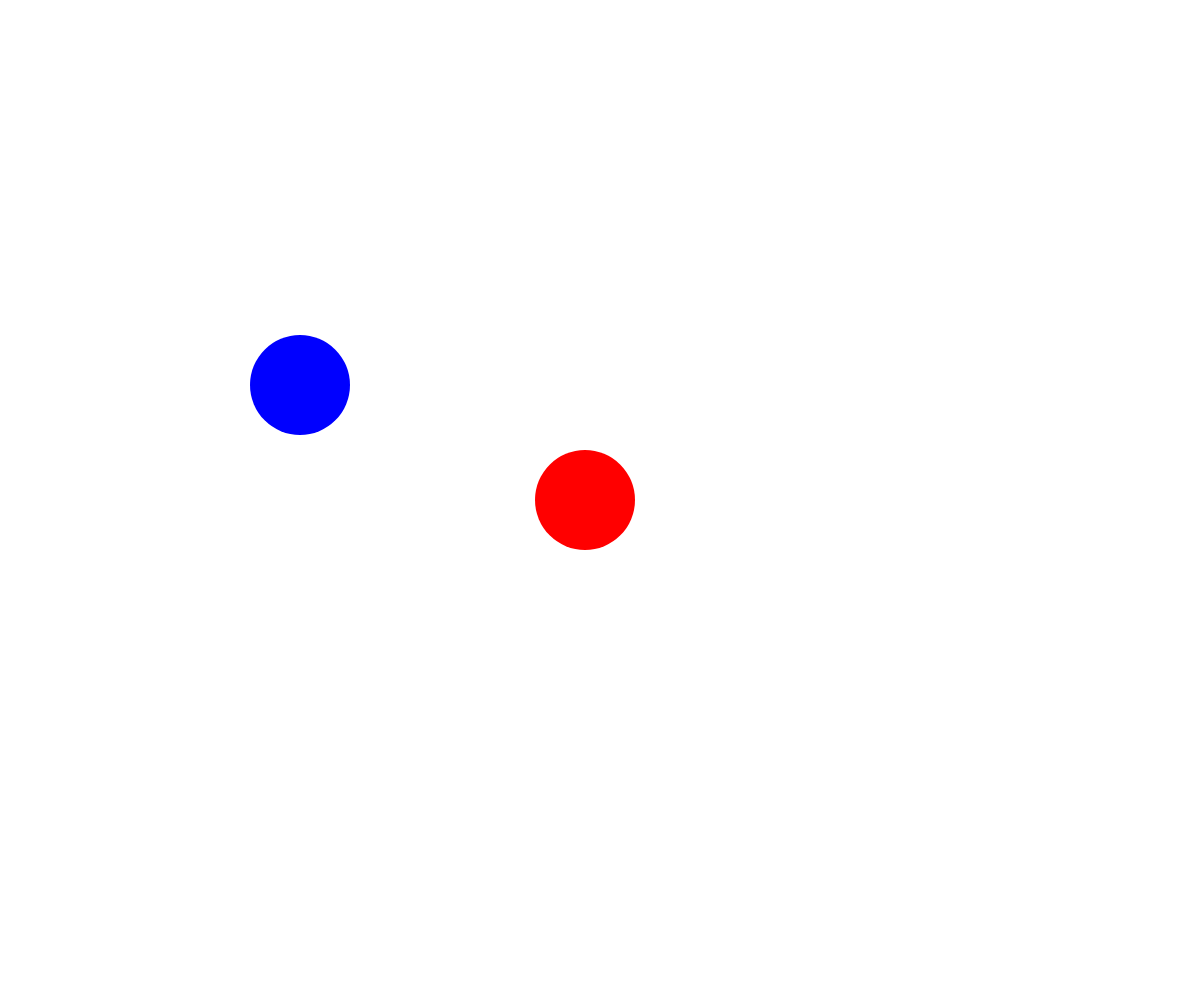
Frame 1 (no input)
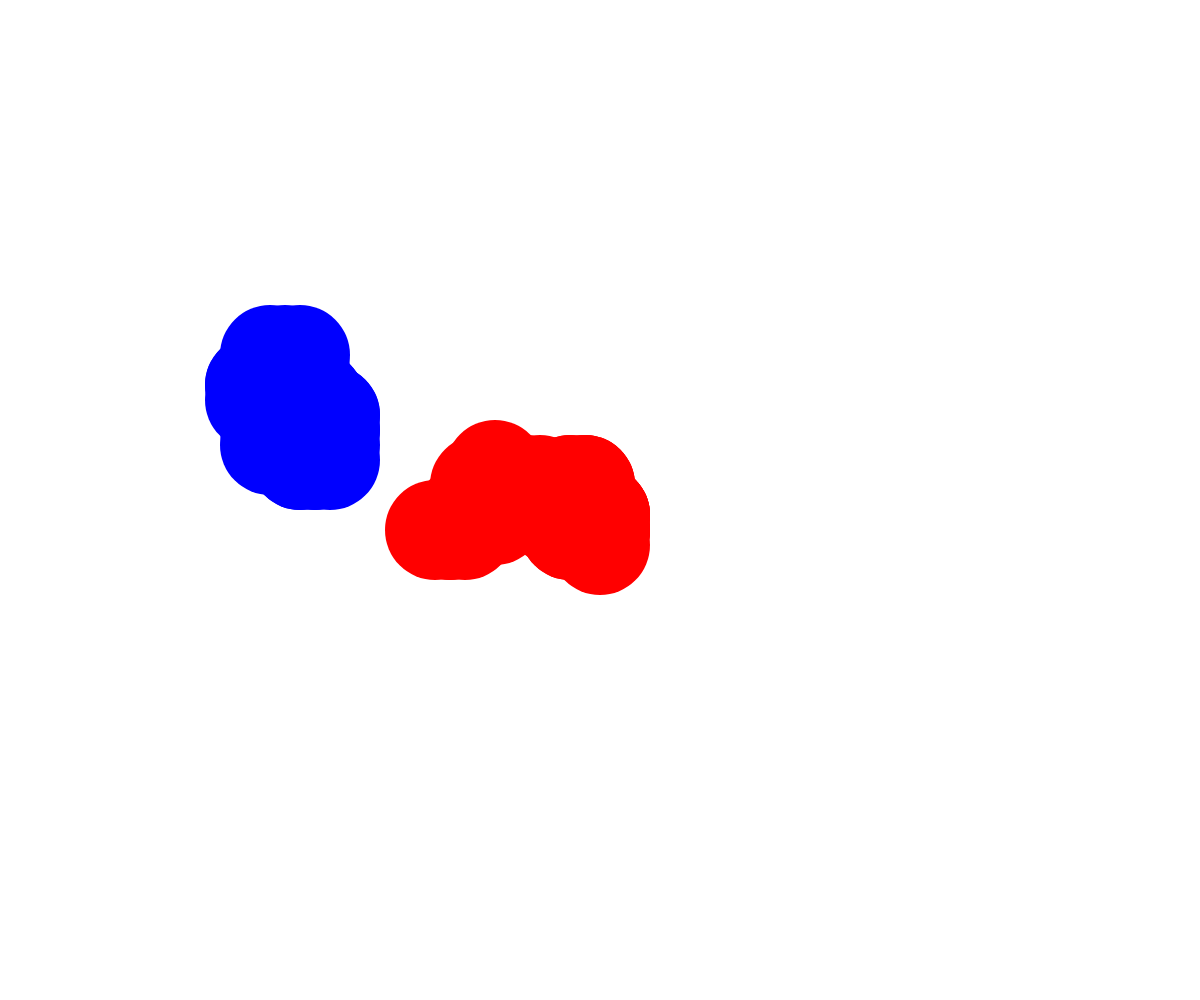
Frame 60 (no input)
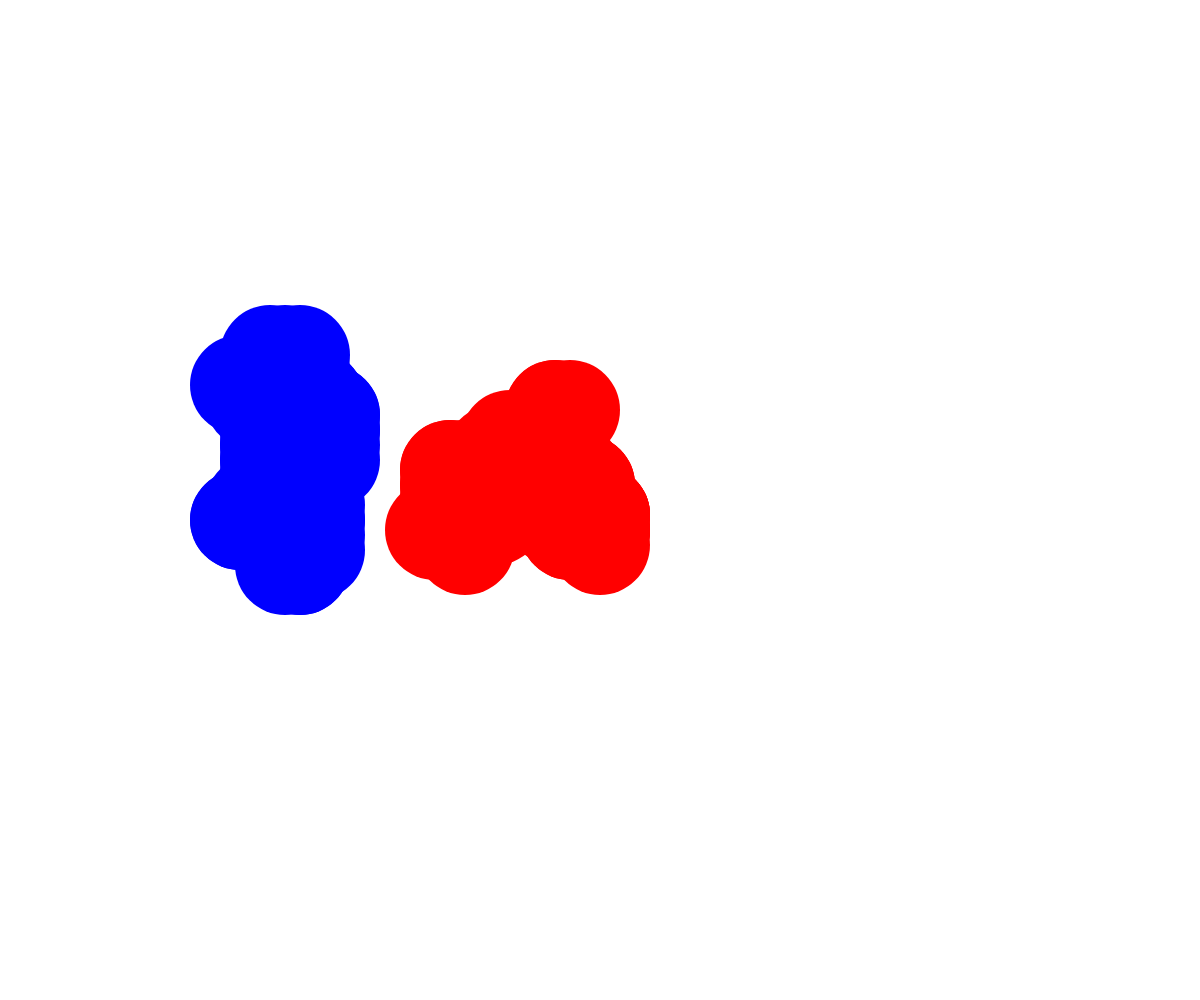
Frame 120 (the mouse pressed at the canvas centre since frame 60)

The p5.js sketch that drew these frames (run headless with seeded random() and noise() and a simulated clock; from frame 60 on, the mouse is pressed at the canvas centre):

// p5.js sketch
// ── sketch.js
// Walker OOP Demo

class Walker{
  constructor(x, y){
    this.x = x;
    this.y = y;
    this.speed = 15;
    this.diameter = 100;
    this.color = "red";
  }

  display() {
    fill(this.color);
    circle(this.x, this.y, this.diameter);
  }

  move() {
    let choice = random(100);
    if (choice < 25) {
      //up
      this.y -= this.speed;
    }
    else if (choice < 50){
      //down
      this.y += this.speed;
    }
    else if (choice < 75){
      //left
      this.x -= this.speed;
    }
    else {
      //right
      this.x += this.speed;
    }
  }
}

let deans;
let canvaPro;

async function setup() {
  createCanvas(windowWidth, windowHeight);
  deans = new Walker(width/2, height/2);
  canvaPro = new Walker(300, 400);
  canvaPro.color = 'blue';
  noStroke();
}

function draw() {
  deans.move();
  canvaPro.move();

  
  deans.display();
  canvaPro.display();
}
